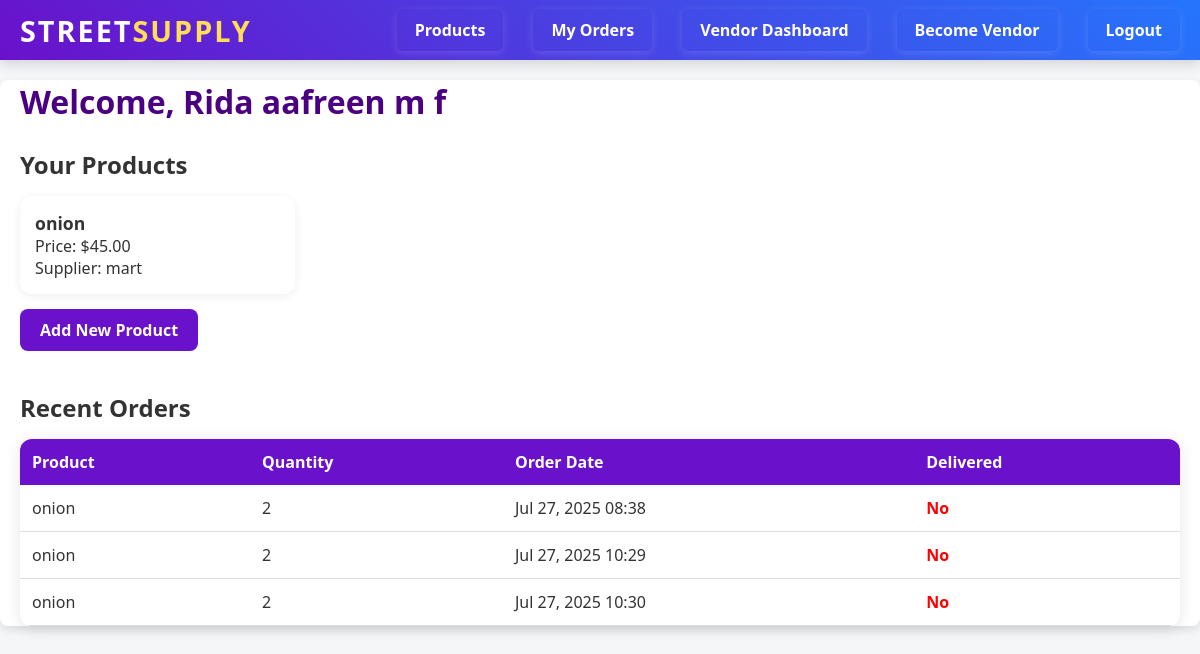
Screenshot of /vendor/dashboard/ (signed in) with the database file from the repository.
### core/models.py (models this page shows, shortened)
class Vendor(models.Model):
    user = models.OneToOneField(User, on_delete=models.CASCADE,  null=True, blank=True)
    name = models.CharField(max_length=100)
    location = models.CharField(max_length=150)
    phone = models.CharField(max_length=15)

class Product(models.Model):
    name = models.CharField(max_length=100)
    supplier = models.ForeignKey(Supplier, on_delete=models.CASCADE)
    price = models.DecimalField(max_digits=7, decimal_places=2)
    stock_quantity = models.PositiveIntegerField()
    unit = models.CharField(max_length=50, default='kg')  # or liter, packet, etc.
    image = models.ImageField(upload_to='product_images/', null=True, blank=True)  # new field

class Supplier(models.Model):
    name = models.CharField(max_length=100)
    company_name = models.CharField(max_length=150)
    phone = models.CharField(max_length=15)
    address = models.TextField()
    average_rating = models.FloatField(default=0.0)
    vendor = models.ForeignKey(Vendor, on_delete=models.CASCADE, null=True, blank=True)

class Order(models.Model):
    user = models.ForeignKey(User, on_delete=models.CASCADE,  null=True, blank=True ) # link order to user
    vendor = models.ForeignKey(Vendor, on_delete=models.CASCADE)
    product = models.ForeignKey(Product, on_delete=models.CASCADE)
    quantity = models.PositiveIntegerField()
    order_date = models.DateTimeField(auto_now_add=True)
    delivered = models.BooleanField(default=False)

### core/views.py (the view)
# urls.py: path('vendor/dashboard/', views.vendor_dashboard, name='vendor_dashboard'),
@login_required
def vendor_dashboard(request):
    try:
        vendor = request.user.vendor
    except Vendor.DoesNotExist:
        return redirect('become_vendor')
    products = Product.objects.filter(supplier__vendor=vendor)  # Corrected filter
    orders = Order.objects.filter(product__supplier__vendor=vendor)  # Corrected filter
    context = {
        'vendor': vendor,
        'products': products,
        'orders': orders,
    }
    return render(request, 'vendor/dashboard.html', context)

### core/context_processors.py (called while the page is built)
def vendor_status(request):
    is_vendor = False
    if request.user.is_authenticated:
        is_vendor = Vendor.objects.filter(user=request.user).exists()
    return {'is_vendor': is_vendor}

### core/templates/vendor/dashboard.html (shortened to what this page needs)
{% extends "base.html" %}
{% block content %}
<h1 style="color:#4b0082; margin-bottom: 25px;">Welcome, {{ vendor.name }}</h1>
<section style="margin-bottom: 40px;">
  <h2 style="margin-bottom: 15px;">Your Products</h2>
  {% if products %}
    <ul style="list-style: none; padding: 0; display: grid; grid-template-columns: repeat(auto-fill, minmax(220px, 1fr)); gap: 20px;">
      {% for product in products %}
        <li style="
          background: white;
          padding: 15px;
          border-radius: 12px;
          box-shadow: 0 2px 10px rgba(0,0,0,0.07);
        ">
          <strong style="font-size: 1.1rem;">{{ product.name }}</strong><br>
          Price: ${{ product.price }}<br>
          Supplier: {{ product.supplier.company_name }}
        </li>
      {% endfor %}
    </ul>
  {% else %}
    <p style="color: #666;">You haven't added any products yet.</p>
  {% endif %}
  <a href="{% url 'add_product' %}" style="
    margin-top: 15px;
    display: inline-block;
    background: #6a11cb;
    color: white;
    padding: 10px 20px;
    border-radius: 8px;
    font-weight: 600;
    text-decoration: none;
  "
  onmouseover="this.style.backgroundColor='#4b0082'"
  onmouseout="this.style.backgroundColor='#6a11cb'"
  >Add New Product</a>
</section>
<section>
  <h2 style="margin-bottom: 15px;">Recent Orders</h2>
  {% if orders %}
    <table style="width: 100%; border-collapse: collapse; border-radius: 12px; overflow: hidden; box-shadow: 0 2px 15px rgba(0,0,0,0.1);">
      <thead style="background-color: #6a11cb; color: white;">
        <tr>
          <th style="padding: 12px; text-align: left;">Product</th>
          <th style="padding: 12px; text-align: left;">Quantity</th>
          <th style="padding: 12px; text-align: left;">Order Date</th>
          <th style="padding: 12px; text-align: left;">Delivered</th>
        </tr>
      </thead>
      <tbody>
        {% for order in orders %}
          <tr style="border-bottom: 1px solid #ddd;">
            <td style="padding: 12px;">{{ order.product.name }}</td>
            <td style="padding: 12px;">{{ order.quantity }}</td>
            <td style="padding: 12px;">{{ order.order_date|date:"M d, Y H:i" }}</td>
            <td style="padding: 12px;">
              {% if order.delivered %}
                <span style="color: green; font-weight: bold;">Yes</span>
              {% else %}
                <span style="color: red; font-weight: bold;">No</span>
              {% endif %}
            </td>
          </tr>
        {% endfor %}
      </tbody>
    </table>
  {% else %}
    <p style="color: #666;">No recent orders found.</p>
  {% endif %}
</section>
{% endblock %}

### core/templates/base.html (style rules this page uses)
* { margin: 0; padding: 0; box-sizing: border-box; }
body { font-family: 'Segoe UI', Tahoma, Geneva, Verdana, sans-serif; background: #f4f6f8; color: #333; }

### rows the page displays
Vendor: name "Rida aafreen m f"
Product: name "onion", price "45.00", supplier.company_name "mart"
Order: product.name "onion", quantity "2", order_date "Jul 27, 2025 08:38", delivered "No"
Order: product.name "onion", quantity "2", order_date "Jul 27, 2025 10:29", delivered "No"
Order: product.name "onion", quantity "2", order_date "Jul 27, 2025 10:30", delivered "No"
